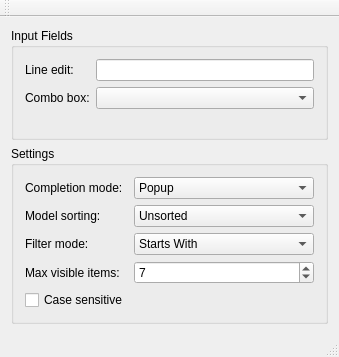
<?xml version="1.0" encoding="UTF-8"?>
<ui version="4.0">
 <class>MainWindow</class>
 <widget class="QMainWindow" name="MainWindow">
  <property name="geometry">
   <rect>
    <x>0</x>
    <y>0</y>
    <width>339</width>
    <height>357</height>
   </rect>
  </property>
  <property name="windowTitle">
   <string>QCompleter Example</string>
  </property>
  <widget class="QWidget" name="centralWidget">
   <layout class="QVBoxLayout" name="verticalLayout">
    <item>
     <widget class="QGroupBox" name="groupBox2">
      <property name="title">
       <string>Input Fields</string>
      </property>
      <layout class="QFormLayout" name="formLayout_2">
       <item row="0" column="0">
        <widget class="QLabel" name="label1">
         <property name="text">
          <string>Line edit:</string>
         </property>
        </widget>
       </item>
       <item row="0" column="1">
        <widget class="QLineEdit" name="lineEdit"/>
       </item>
       <item row="1" column="0">
        <widget class="QLabel" name="label2">
         <property name="text">
          <string>Combo box:</string>
         </property>
        </widget>
       </item>
       <item row="1" column="1">
        <widget class="QComboBox" name="comboBox"/>
       </item>
      </layout>
     </widget>
    </item>
    <item>
     <widget class="QGroupBox" name="groupBox1">
      <property name="title">
       <string>Settings</string>
      </property>
      <layout class="QFormLayout" name="formLayout">
       <item row="0" column="0">
        <widget class="QLabel" name="label3">
         <property name="text">
          <string>Completion mode:</string>
         </property>
        </widget>
       </item>
       <item row="0" column="1">
        <widget class="QComboBox" name="completionModeComboBox">
         <item>
          <property name="text">
           <string>Popup</string>
          </property>
         </item>
         <item>
          <property name="text">
           <string>Inline</string>
          </property>
         </item>
         <item>
          <property name="text">
           <string>Unfiltered Popup</string>
          </property>
         </item>
        </widget>
       </item>
       <item row="1" column="0">
        <widget class="QLabel" name="label4">
         <property name="text">
          <string>Model sorting:</string>
         </property>
        </widget>
       </item>
       <item row="1" column="1">
        <widget class="QComboBox" name="modelSortingComboBox">
         <item>
          <property name="text">
           <string>Unsorted</string>
          </property>
         </item>
         <item>
          <property name="text">
           <string>Case Sensitively Sorted</string>
          </property>
         </item>
         <item>
          <property name="text">
           <string>Case Insensitively Sorted</string>
          </property>
         </item>
        </widget>
       </item>
       <item row="2" column="0">
        <widget class="QLabel" name="label6">
         <property name="text">
          <string>Filter mode:</string>
         </property>
        </widget>
       </item>
       <item row="2" column="1">
        <widget class="QComboBox" name="filterModeComboBox">
         <item>
          <property name="text">
           <string>Starts With</string>
          </property>
         </item>
         <item>
          <property name="text">
           <string>Contains</string>
          </property>
         </item>
         <item>
          <property name="text">
           <string>Ends With</string>
          </property>
         </item>
        </widget>
       </item>
       <item row="3" column="0">
        <widget class="QLabel" name="label5">
         <property name="text">
          <string>Max visible items:</string>
         </property>
        </widget>
       </item>
       <item row="3" column="1">
        <widget class="QSpinBox" name="maxVisibleItemsSpinBox">
         <property name="minimum">
          <number>1</number>
         </property>
         <property name="value">
          <number>7</number>
         </property>
        </widget>
       </item>
       <item row="4" column="0">
        <widget class="QCheckBox" name="caseSensitiveCheckBox">
         <property name="text">
          <string>Case sensitive</string>
         </property>
        </widget>
       </item>
      </layout>
     </widget>
    </item>
   </layout>
  </widget>
  <widget class="QMenuBar" name="menuBar">
   <property name="geometry">
    <rect>
     <x>0</x>
     <y>0</y>
     <width>339</width>
     <height>20</height>
    </rect>
   </property>
  </widget>
  <widget class="QToolBar" name="mainToolBar">
   <attribute name="toolBarArea">
    <enum>TopToolBarArea</enum>
   </attribute>
   <attribute name="toolBarBreak">
    <bool>false</bool>
   </attribute>
  </widget>
  <widget class="QStatusBar" name="statusBar"/>
 </widget>
 <layoutdefault spacing="6" margin="11"/>
 <resources/>
 <connections/>
</ui>
